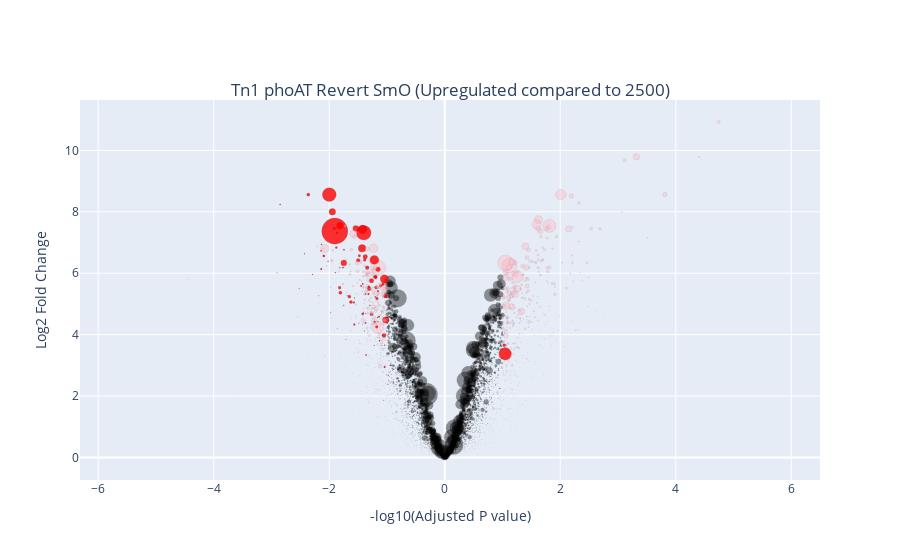

Here is the notebook cell this chart was saved with:
### Code cell
import plotly
from plotly.offline import download_plotlyjs, init_notebook_mode, plot, iplot
init_notebook_mode(connected=True)
from IPython.display import Image 
#im2 = Image(filename ="Legend2.png")

import pandas as pd
import numpy as np
import plotly.graph_objects as go



df = pd.read_csv (r'Interactive2_2500v2501.csv') 

adjpval = df['adjpval']
Name = df['Name']
avgexp = df['avgexp']
logfc = df['logfc']
pointsize = df['pointsize']

#opaq = df['Original Opaq']
#hovinfo = df['Original Hovinfo']
#pointcolor = df['Original Color']

#opaq = df['UpOpaq_2500vTn1phoAT']
#hovinfo = df['UpHovinfo_2500vTn1phoAT']
#pointcolor = df['UpColor_2500vTn1phoAT']

#opaq = df['UpOpaq_2500vTn1phoATcomp']
#hovinfo = df['UpHovinfo_2500vTn1phoATcomp']
#pointcolor = df['UpColor_2500vTn1phoATcomp']

opaq = df['UpOpaq_2500vTn1phoATrevert']
hovinfo = df['UpHovinfo_2500vTn1phoATrevert']
pointcolor = df['UpColor_2500vTn1phoATrevert']

#opaq = df['UpOpaq_2500vTn15']
#hovinfo = df['UpHovinfo_2500vTn15']
#pointcolor = df['UpColor_2500vTn15']

#opaq = df['UpOpaq_2500vTn17lppzplppz']
#hovinfo = df['UpHovinfo_2500vTn17lppzplppz']
#pointcolor = df['UpColor_2500vTn17lppzplppz']

#opaq = df['UpOpaq_2500vTn17lppz']
#hovinfo = df['UpHovinfo_2500vTn17lppz']
#pointcolor = df['UpColor_2500vTn17lppz']

#opaq = df['UpOpaq_2500vTn19pykppyk']
#hovinfo = df['UpHovinfo_2500vTn19pykppyk']
#pointcolor = df['UpColor_2500vTn19pykppyk']

#opaq = df['UpOpaq_2500vTn19pyk']
#hovinfo = df['UpHovinfo_2500vTn19pyk']
#pointcolor = df['UpColor_2500vTn19pyk']

#opaq = df['DownOpaq_2500vTn1phoAT']
#hovinfo = df['DownHovinfo_2500vTn1phoAT']
#pointcolor = df['DownColor_2500vTn1phoAT']

#opaq = df['DownOpaq_2500vTn1phoATcomp']
#hovinfo = df['DownHovinfo_2500vTn1phoATcomp']
#pointcolor = df['DownColor_2500vTn1phoATcomp']

#opaq = df['DownOpaq_2500vTn1phoATrevert']
#hovinfo = df['DownHovinfo_2500vTn1phoATrevert']
#pointcolor = df['DownColor_2500vTn1phoATrevert']

#opaq = df['DownOpaq_2500vTn15']
#hovinfo = df['DownHovinfo_2500vTn15']
#pointcolor = df['DownColor_2500vTn15']

#opaq = df['DownOpaq_2500vTn17lppzplppz']
#hovinfo = df['DownHovinfo_2500vTn17lppzplppz']
#pointcolor = df['DownColor_2500vTn17lppzplppz']

#opaq = df['DownOpaq_2500vTn19pykppyk']
#hovinfo = df['DownHovinfo_2500vTn19pykppyk']
#pointcolor = df['DownColor_2500vTn19pykppyk']

#opaq = df['DownOpaq_2500vTn19pyk']
#hovinfo = df['DownHovinfo_2500vTn19pyk']
#pointcolor = df['DownColor_2500vTn19pyk']







x=-1*logfc
y=-1*np.log10(adjpval)

# Build figure
fig = go.Figure()

fig.add_trace(
    go.Scatter(
        mode='markers',
        x=x,
        y=y,
        text = Name.to_list(),
   
        hoverinfo=hovinfo.to_list(),
        
        marker=dict(
            color=pointcolor,
            size=pointsize*0.75,
            opacity=opaq,
            line=dict(
                color='black',
                width=0.15
            )
            
        ),
        showlegend=False
        
    )
)



fig.update_layout(
    title={
        'text': "Tn1 phoAT Revert SmO (Upregulated compared to 2500)",
        'y':0.85,
        'x':0.5,
        'xanchor': 'center',
        'yanchor': 'top'},
    yaxis_title="-log10(Adjusted P value)",
    xaxis_title="Log2 Fold Change")



fig.show()

### Figure 1 — Plotly figure (JSON) as saved in the notebook; plotly's stock layout.template omitted (floating-point values rounded to 4 significant figures; data arrays with more than 128 entries replaced by an {"elided": "..."} marker saying what was removed)
{"data": [{"hoverinfo": {"elided": "4633 str values"}, "marker": {"color": {"elided": "4633 str values"}, "line": {"color": "black", "width": 0.15}, "opacity": {"elided": "4633 float values"}, "size": {"elided": "4633 float values"}}, "mode": "markers", "showlegend": false, "text": {"elided": "4633 str values"}, "type": "scatter", "x": {"elided": "4633 float values"}, "y": {"elided": "4633 float values"}}], "layout": {"title": {"text": "Tn1 phoAT Revert SmO (Upregulated compared to 2500)", "x": 0.5, "xanchor": "center", "y": 0.85, "yanchor": "top"}, "xaxis": {"title": {"text": "-log10(Adjusted P value)"}}, "yaxis": {"title": {"text": "Log2 Fold Change"}}}}
